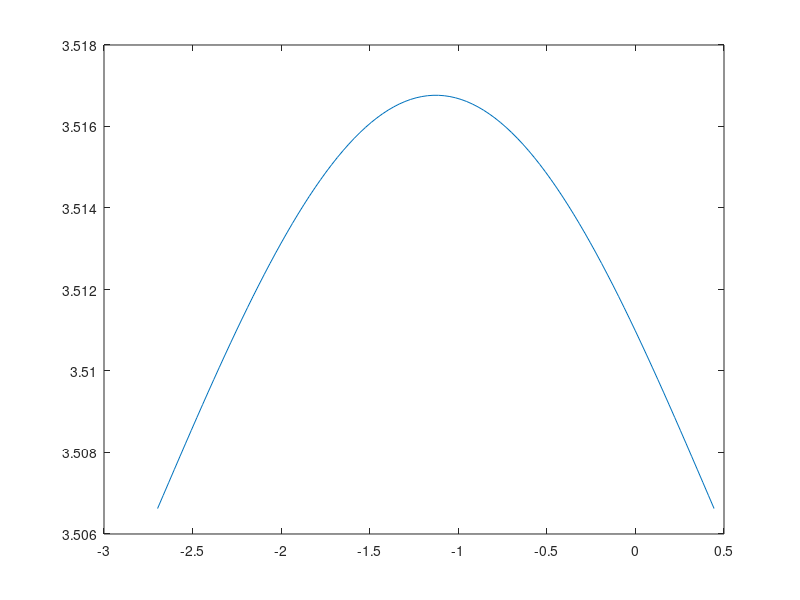

MATLAB code to generate this figure:
%% Initialize positions
clear
clc

xp = 2; yp = 2;
xe = 1; ye = -2;
xt = 4; yt = 3;

% Find angle made by positive EP line

delta = atan2(yp-ye,xp-xe);
% delta = delta*(180/pi)

B = norm([xe,ye]-[xt,yt])-norm([xp,yp]-[xt,yt]);

xm = (xe+xp)/2; ym = (ye+yp)/2;
m = (ye-yp)/(xe-xp);

xI = (m*(ym-yt)+xm+m^2*xt)/(1+m^2);
yI = (m*(xm-xt)+yt+m^2*ym)/(1+m^2);

psi = atan2(yI-ye,xI-xe);
psi_local = psi - delta;

theta_local = pi-psi_local;
theta = atan2(yI-yp, xI-xp);
mod(theta - delta - theta_local, 2*pi) % should be equal to zero

% Here we verify that actual theta^star obtained via direction
% towards interception point and the theta_local^star obtained via local
% coordinate calculations are consistent with each other. So we can use
% the global version of the d function without any issue. 

Tx = abs(m*yt+xt-m*ym-xm)/sqrt(1+m^2);
Ty = abs(yt-m*xt-ye-m*xe)/sqrt(1+m^2);
k = norm([xp,yp]-[xe,ye])/2;
r = 0.01;
theta_values = linspace(theta-pi/2, theta+pi/2, 100);
d = zeros(length(theta_values),1);

for i=1:length(theta_values)
    angle = theta_values(i);
    d(i) = Tx + (r/(2*k))*sqrt(Ty^2+k^2)*(-1-cos(angle+psi-2*delta));
end

plot(theta_values, d)